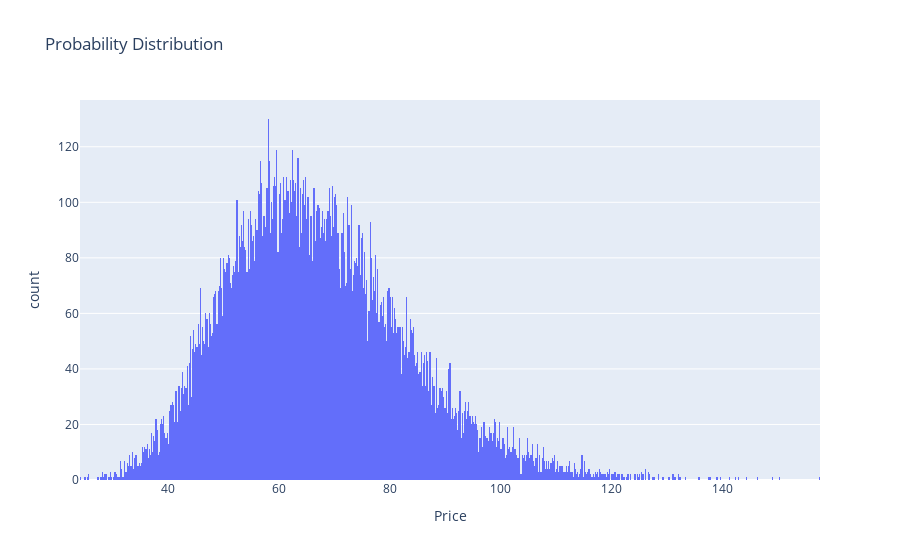

Source (notebook cell):
### Code cell
fig = px.histogram(df, x="Price",nbins=1000,title="Probability Distribution")
fig.show()
#py.plot(fig, filename = 'dist', auto_open=True)

### Figure 1 — Plotly figure (JSON) as saved in the notebook; plotly's stock layout.template omitted (floating-point values rounded to 4 significant figures; data arrays with more than 128 entries replaced by an {"elided": "..."} marker saying what was removed)
{"data": [{"alignmentgroup": "True", "bingroup": "x", "hovertemplate": "Price=%{x}<br>count=%{y}<extra></extra>", "legendgroup": "", "marker": {"color": "#636efa", "pattern": {"shape": ""}}, "name": "", "nbinsx": 1000, "offsetgroup": "", "orientation": "v", "showlegend": false, "type": "histogram", "x": {"elided": "20000 float values"}, "xaxis": "x", "yaxis": "y"}], "layout": {"barmode": "relative", "legend": {"tracegroupgap": 0}, "title": {"text": "Probability Distribution"}, "xaxis": {"anchor": "y", "domain": [0, 1], "title": {"text": "Price"}}, "yaxis": {"anchor": "x", "domain": [0, 1], "title": {"text": "count"}}}}
